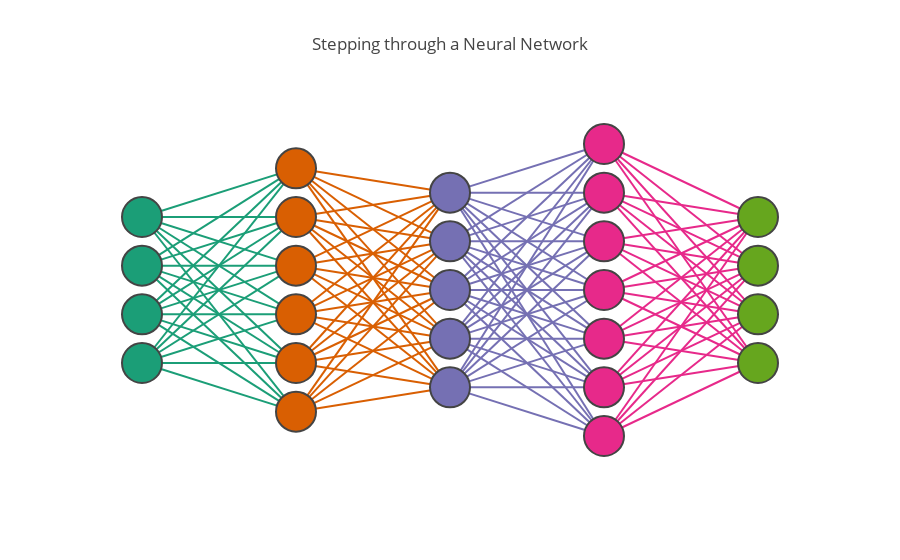

Notebook code for this chart:
### Code cell
py.iplot(nn.network())

### Figure 1 — Plotly figure (JSON) as saved in the notebook; plotly's stock layout.template omitted (floating-point values rounded to 4 significant figures)
{"data": [{"line": {"color": "rgb(27,158,119)"}, "showlegend": false, "type": "scatter", "x": [0, 1, null, 0, 1, null, 0, 1, null, 0, 1, null, 0, 1, null, 0, 1, null], "y": [1.5, 0.5, null, 1.5, 1.5, null, 1.5, 2.5, null, 1.5, 3.5, null, 1.5, 4.5, null, 1.5, 5.5, null]}, {"line": {"color": "rgb(27,158,119)"}, "showlegend": false, "type": "scatter", "x": [0, 1, null, 0, 1, null, 0, 1, null, 0, 1, null, 0, 1, null, 0, 1, null], "y": [2.5, 0.5, null, 2.5, 1.5, null, 2.5, 2.5, null, 2.5, 3.5, null, 2.5, 4.5, null, 2.5, 5.5, null]}, {"line": {"color": "rgb(27,158,119)"}, "showlegend": false, "type": "scatter", "x": [0, 1, null, 0, 1, null, 0, 1, null, 0, 1, null, 0, 1, null, 0, 1, null], "y": [3.5, 0.5, null, 3.5, 1.5, null, 3.5, 2.5, null, 3.5, 3.5, null, 3.5, 4.5, null, 3.5, 5.5, null]}, {"line": {"color": "rgb(27,158,119)"}, "showlegend": false, "type": "scatter", "x": [0, 1, null, 0, 1, null, 0, 1, null, 0, 1, null, 0, 1, null, 0, 1, null], "y": [4.5, 0.5, null, 4.5, 1.5, null, 4.5, 2.5, null, 4.5, 3.5, null, 4.5, 4.5, null, 4.5, 5.5, null]}, {"line": {"color": "rgb(217,95,2)"}, "showlegend": false, "type": "scatter", "x": [1, 2, null, 1, 2, null, 1, 2, null, 1, 2, null, 1, 2, null], "y": [0.5, 1, null, 0.5, 2, null, 0.5, 3, null, 0.5, 4, null, 0.5, 5, null]}, {"line": {"color": "rgb(217,95,2)"}, "showlegend": false, "type": "scatter", "x": [1, 2, null, 1, 2, null, 1, 2, null, 1, 2, null, 1, 2, null], "y": [1.5, 1, null, 1.5, 2, null, 1.5, 3, null, 1.5, 4, null, 1.5, 5, null]}, {"line": {"color": "rgb(217,95,2)"}, "showlegend": false, "type": "scatter", "x": [1, 2, null, 1, 2, null, 1, 2, null, 1, 2, null, 1, 2, null], "y": [2.5, 1, null, 2.5, 2, null, 2.5, 3, null, 2.5, 4, null, 2.5, 5, null]}, {"line": {"color": "rgb(217,95,2)"}, "showlegend": false, "type": "scatter", "x": [1, 2, null, 1, 2, null, 1, 2, null, 1, 2, null, 1, 2, null], "y": [3.5, 1, null, 3.5, 2, null, 3.5, 3, null, 3.5, 4, null, 3.5, 5, null]}, {"line": {"color": "rgb(217,95,2)"}, "showlegend": false, "type": "scatter", "x": [1, 2, null, 1, 2, null, 1, 2, null, 1, 2, null, 1, 2, null], "y": [4.5, 1, null, 4.5, 2, null, 4.5, 3, null, 4.5, 4, null, 4.5, 5, null]}, {"line": {"color": "rgb(217,95,2)"}, "showlegend": false, "type": "scatter", "x": [1, 2, null, 1, 2, null, 1, 2, null, 1, 2, null, 1, 2, null], "y": [5.5, 1, null, 5.5, 2, null, 5.5, 3, null, 5.5, 4, null, 5.5, 5, null]}, {"line": {"color": "rgb(117,112,179)"}, "showlegend": false, "type": "scatter", "x": [2, 3, null, 2, 3, null, 2, 3, null, 2, 3, null, 2, 3, null, 2, 3, null, 2, 3, null], "y": [1, 0, null, 1, 1, null, 1, 2, null, 1, 3, null, 1, 4, null, 1, 5, null, 1, 6, null]}, {"line": {"color": "rgb(117,112,179)"}, "showlegend": false, "type": "scatter", "x": [2, 3, null, 2, 3, null, 2, 3, null, 2, 3, null, 2, 3, null, 2, 3, null, 2, 3, null], "y": [2, 0, null, 2, 1, null, 2, 2, null, 2, 3, null, 2, 4, null, 2, 5, null, 2, 6, null]}, {"line": {"color": "rgb(117,112,179)"}, "showlegend": false, "type": "scatter", "x": [2, 3, null, 2, 3, null, 2, 3, null, 2, 3, null, 2, 3, null, 2, 3, null, 2, 3, null], "y": [3, 0, null, 3, 1, null, 3, 2, null, 3, 3, null, 3, 4, null, 3, 5, null, 3, 6, null]}, {"line": {"color": "rgb(117,112,179)"}, "showlegend": false, "type": "scatter", "x": [2, 3, null, 2, 3, null, 2, 3, null, 2, 3, null, 2, 3, null, 2, 3, null, 2, 3, null], "y": [4, 0, null, 4, 1, null, 4, 2, null, 4, 3, null, 4, 4, null, 4, 5, null, 4, 6, null]}, {"line": {"color": "rgb(117,112,179)"}, "showlegend": false, "type": "scatter", "x": [2, 3, null, 2, 3, null, 2, 3, null, 2, 3, null, 2, 3, null, 2, 3, null, 2, 3, null], "y": [5, 0, null, 5, 1, null, 5, 2, null, 5, 3, null, 5, 4, null, 5, 5, null, 5, 6, null]}, {"line": {"color": "rgb(231,41,138)"}, "showlegend": false, "type": "scatter", "x": [3, 4, null, 3, 4, null, 3, 4, null, 3, 4, null], "y": [0, 1.5, null, 0, 2.5, null, 0, 3.5, null, 0, 4.5, null]}, {"line": {"color": "rgb(231,41,138)"}, "showlegend": false, "type": "scatter", "x": [3, 4, null, 3, 4, null, 3, 4, null, 3, 4, null], "y": [1, 1.5, null, 1, 2.5, null, 1, 3.5, null, 1, 4.5, null]}, {"line": {"color": "rgb(231,41,138)"}, "showlegend": false, "type": "scatter", "x": [3, 4, null, 3, 4, null, 3, 4, null, 3, 4, null], "y": [2, 1.5, null, 2, 2.5, null, 2, 3.5, null, 2, 4.5, null]}, {"line": {"color": "rgb(231,41,138)"}, "showlegend": false, "type": "scatter", "x": [3, 4, null, 3, 4, null, 3, 4, null, 3, 4, null], "y": [3, 1.5, null, 3, 2.5, null, 3, 3.5, null, 3, 4.5, null]}, {"line": {"color": "rgb(231,41,138)"}, "showlegend": false, "type": "scatter", "x": [3, 4, null, 3, 4, null, 3, 4, null, 3, 4, null], "y": [4, 1.5, null, 4, 2.5, null, 4, 3.5, null, 4, 4.5, null]}, {"line": {"color": "rgb(231,41,138)"}, "showlegend": false, "type": "scatter", "x": [3, 4, null, 3, 4, null, 3, 4, null, 3, 4, null], "y": [5, 1.5, null, 5, 2.5, null, 5, 3.5, null, 5, 4.5, null]}, {"line": {"color": "rgb(231,41,138)"}, "showlegend": false, "type": "scatter", "x": [3, 4, null, 3, 4, null, 3, 4, null, 3, 4, null], "y": [6, 1.5, null, 6, 2.5, null, 6, 3.5, null, 6, 4.5, null]}, {"marker": {"color": "rgb(27,158,119)", "line": {"width": 2}, "size": 40}, "mode": "markers", "name": "input", "type": "scatter", "x": [0, 0, 0, 0], "y": [1.5, 2.5, 3.5, 4.5]}, {"marker": {"color": "rgb(217,95,2)", "line": {"width": 2}, "size": 40}, "mode": "markers", "name": "hidden1", "type": "scatter", "x": [1, 1, 1, 1, 1, 1], "y": [0.5, 1.5, 2.5, 3.5, 4.5, 5.5]}, {"marker": {"color": "rgb(117,112,179)", "line": {"width": 2}, "size": 40}, "mode": "markers", "name": "hidden2", "type": "scatter", "x": [2, 2, 2, 2, 2], "y": [1, 2, 3, 4, 5]}, {"marker": {"color": "rgb(231,41,138)", "line": {"width": 2}, "size": 40}, "mode": "markers", "name": "hidden3", "type": "scatter", "x": [3, 3, 3, 3, 3, 3, 3], "y": [0, 1, 2, 3, 4, 5, 6]}, {"marker": {"color": "rgb(102,166,30)", "line": {"width": 2}, "size": 40}, "mode": "markers", "name": "output", "type": "scatter", "x": [4, 4, 4, 4], "y": [1.5, 2.5, 3.5, 4.5]}], "layout": {"hovermode": false, "showlegend": false, "title": "Stepping through a Neural Network", "xaxis": {"autotick": true, "showgrid": false, "showticklabels": false, "ticks": "", "zeroline": false}, "yaxis": {"autotick": true, "showgrid": false, "showticklabels": false, "ticks": "", "zeroline": false}}}
